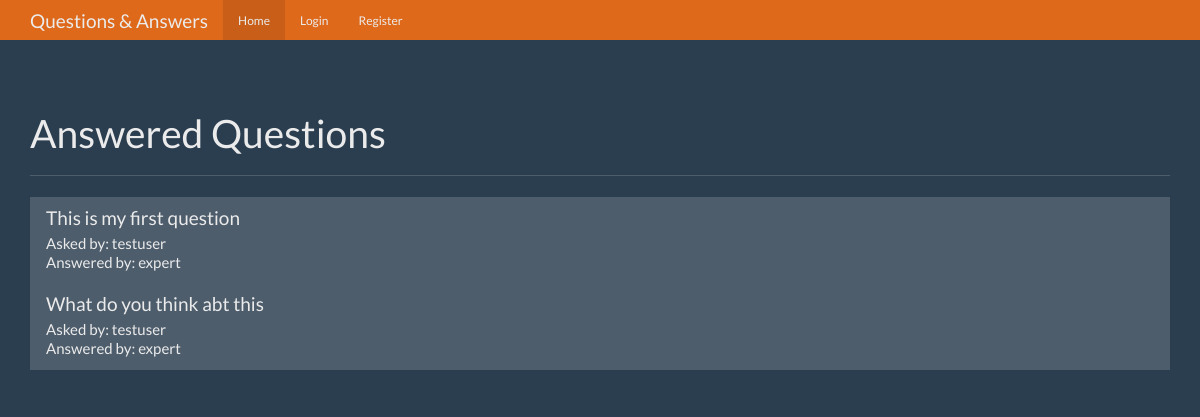
The page / on the database its author committed.
### tables this page shows
CREATE TABLE questions(
id integer primary key autoincrement,
question_text text not null,
answer text  null,
asked_by_id integer not null,
expert_id integer not null
);

CREATE TABLE users (
id integer primary key autoincrement,
name  text not null,
password text not null,
expert bool not null,
admin bool not null
);

### app.py (the view)
@app.route("/")
def index():
    user = get_current_user()
    db = get_db()
    questions_cur = db.execute(
        """select questions.id as question_id,questions.question_text,askers.name as asker_name,experts.name as expert_name
    from questions join users as askers on askers.id = questions.asked_by_id join users as experts
    on experts.id = questions.expert_id where questions.answer is not null"""
    )
    questions_result = questions_cur.fetchall()
    return render_template("home.html", user=user, questions=questions_result)

### app.py (called while the page is built, shortened)
def get_current_user():
    user_result = None

### database.py (called while the page is built)
def connect_db():
    sql = sqlite3.connect("questions.db")
    sql.row_factory = sqlite3.Row
    return sql

def get_db():
    if not hasattr(g, "sqlite_db"):
        g.sqlite_db = connect_db()
    return g.sqlite_db

### templates/home.html (shortened to what this page needs)
{% from 'show_links.html' import show_links %}
<!DOCTYPE html>
<html lang="en">
  <head>
    <link href="{{ url_for('static', filename='bootstrap.min.css') }}" rel="stylesheet">
    <link href="{{ url_for('static', filename='theme.css') }}" rel="stylesheet">
  </head>
  <body>
    <nav class="navbar navbar-inverse navbar-fixed-top">
      <div class="container">
        <div class="navbar-header">
          <a class="navbar-brand" href="#">Questions & Answers</a>
        </div>
        <div id="navbar" class="navbar-collapse collapse">
          {{show_links(user)}}
        </div>
      </div>
    </nav>
    <div class="container theme-showcase" role="main">
      <div class="page-header">
        <h1>Answered Questions</h1>
      </div>
      <div class="row">
        <div class="col-lg-12">
          <div class="list-group">
            {% for question in questions  %}
                   <a href="{{url_for('question',question_id = question.question_id)}}" class="list-group-item">
              <h4 class="list-group-item-heading">{{question.question_text}}</h4>
              <p class="list-group-item-text">Asked by: {{question.asker_name}}</p>
              <p class="list-group-item-text">Answered by: {{question.expert_name}}</p>
            </a>
            {% endfor %}
          </div>
        </div>
      </div>
    </div>
  </body>
</html>

### static/theme.css (style rules this page uses)
body { padding-top: 70px; padding-bottom: 30px; }

### rows shown on the page
questions: question_text "This is my first question", asker_name "testuser", expert_name "expert"
questions: question_text "What do you think abt this", asker_name "testuser", expert_name "expert"
